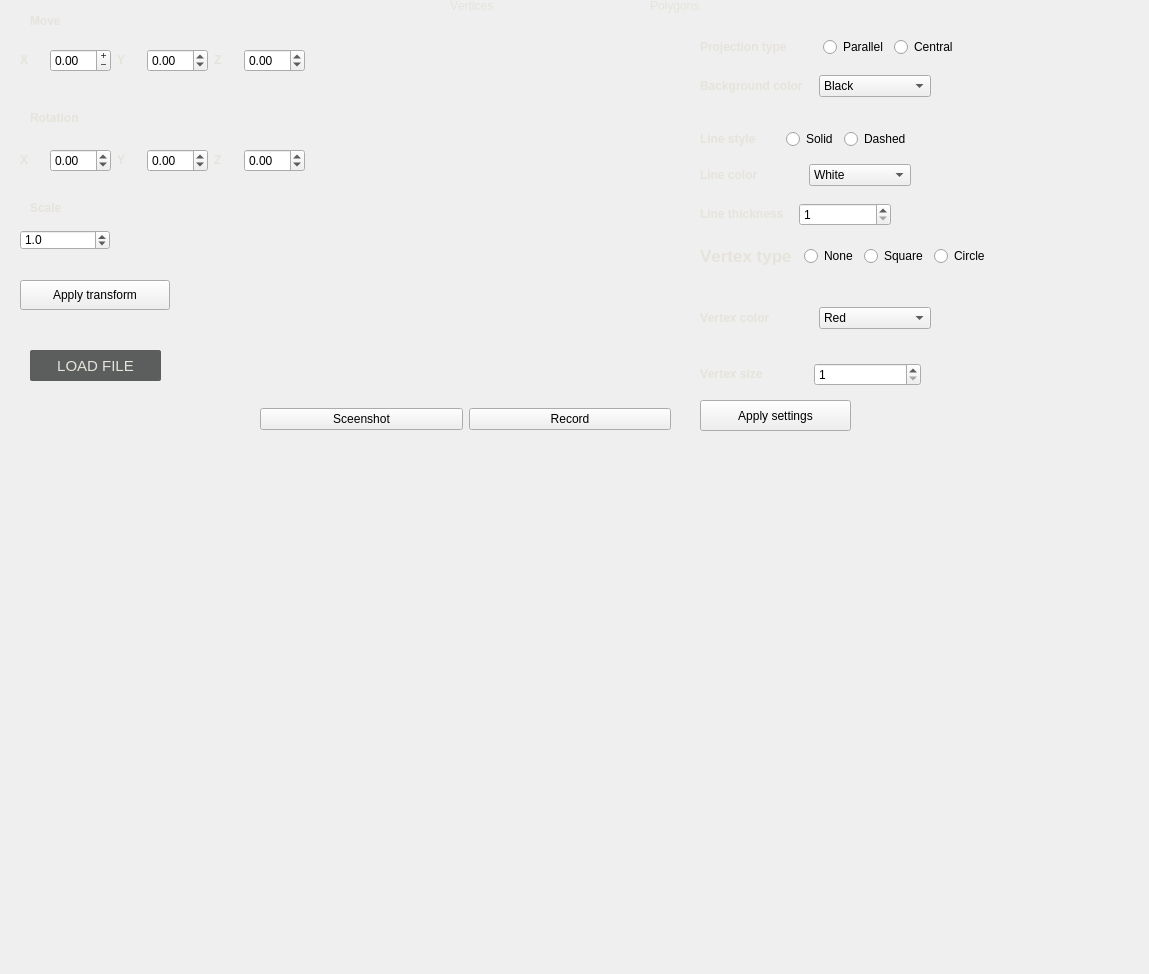
<?xml version="1.0" encoding="UTF-8"?>
<ui version="4.0">
 <class>MainWindow</class>
 <widget class="QMainWindow" name="MainWindow">
  <property name="enabled">
   <bool>true</bool>
  </property>
  <property name="geometry">
   <rect>
    <x>0</x>
    <y>0</y>
    <width>1149</width>
    <height>974</height>
   </rect>
  </property>
  <property name="font">
   <font>
    <kerning>false</kerning>
   </font>
  </property>
  <property name="windowTitle">
   <string>3DViewer</string>
  </property>
  <property name="styleSheet">
   <string notr="true"/>
  </property>
  <widget class="QWidget" name="centralwidget">
   <widget class="MyOpenGLWidget" name="widget" native="true">
    <property name="geometry">
     <rect>
      <x>310</x>
      <y>30</y>
      <width>371</width>
      <height>351</height>
     </rect>
    </property>
    <property name="cursor">
     <cursorShape>OpenHandCursor</cursorShape>
    </property>
    <property name="styleSheet">
     <string notr="true"/>
    </property>
   </widget>
   <widget class="QWidget" name="layoutWidget">
    <property name="geometry">
     <rect>
      <x>650</x>
      <y>-10</y>
      <width>171</width>
      <height>31</height>
     </rect>
    </property>
    <layout class="QVBoxLayout" name="verticalLayout">
     <property name="spacing">
      <number>-1</number>
     </property>
     <property name="sizeConstraint">
      <enum>QLayout::SetMinimumSize</enum>
     </property>
     <item>
      <layout class="QHBoxLayout" name="horizontalLayout_4">
       <item>
        <widget class="QLabel" name="label_6">
         <property name="styleSheet">
          <string notr="true">color: #E5E3DB;</string>
         </property>
         <property name="text">
          <string>Polygons</string>
         </property>
        </widget>
       </item>
       <item>
        <widget class="QLabel" name="polygons">
         <property name="styleSheet">
          <string notr="true">color: #E5E3DB;</string>
         </property>
         <property name="text">
          <string/>
         </property>
        </widget>
       </item>
      </layout>
     </item>
    </layout>
   </widget>
   <widget class="QPushButton" name="applySettings">
    <property name="geometry">
     <rect>
      <x>700</x>
      <y>400</y>
      <width>151</width>
      <height>31</height>
     </rect>
    </property>
    <property name="styleSheet">
     <string notr="true"/>
    </property>
    <property name="text">
     <string>Apply settings</string>
    </property>
   </widget>
   <widget class="QWidget" name="layoutWidget">
    <property name="geometry">
     <rect>
      <x>260</x>
      <y>400</y>
      <width>411</width>
      <height>38</height>
     </rect>
    </property>
    <layout class="QHBoxLayout" name="horizontalLayout_5">
     <item>
      <widget class="QPushButton" name="saveImage">
       <property name="styleSheet">
        <string notr="true"/>
       </property>
       <property name="text">
        <string>Sceenshot</string>
       </property>
      </widget>
     </item>
     <item>
      <widget class="QPushButton" name="recordScreencast">
       <property name="styleSheet">
        <string notr="true"/>
       </property>
       <property name="text">
        <string>Record</string>
       </property>
      </widget>
     </item>
    </layout>
   </widget>
   <widget class="QWidget" name="layoutWidget">
    <property name="geometry">
     <rect>
      <x>700</x>
      <y>280</y>
      <width>231</width>
      <height>76</height>
     </rect>
    </property>
    <layout class="QVBoxLayout" name="verticalLayout_4">
     <item>
      <layout class="QHBoxLayout" name="horizontalLayout_10">
       <item>
        <widget class="QLabel" name="label_12">
         <property name="styleSheet">
          <string notr="true">color: #E5E3DB;</string>
         </property>
         <property name="text">
          <string>&lt;html&gt;&lt;head/&gt;&lt;body&gt;&lt;p&gt;&lt;span style=&quot; font-weight:700;&quot;&gt;Vertex color&lt;/span&gt;&lt;/p&gt;&lt;/body&gt;&lt;/html&gt;</string>
         </property>
        </widget>
       </item>
       <item>
        <widget class="QComboBox" name="vertexColorBox">
         <property name="styleSheet">
          <string notr="true"/>
         </property>
         <item>
          <property name="text">
           <string>Red</string>
          </property>
         </item>
         <item>
          <property name="text">
           <string>Blue</string>
          </property>
         </item>
        </widget>
       </item>
      </layout>
     </item>
    </layout>
   </widget>
   <widget class="QWidget" name="layoutWidget">
    <property name="geometry">
     <rect>
      <x>700</x>
      <y>120</y>
      <width>211</width>
      <height>76</height>
     </rect>
    </property>
    <layout class="QVBoxLayout" name="verticalLayout_3">
     <item>
      <layout class="QHBoxLayout" name="horizontalLayout_13">
       <item>
        <widget class="QLabel" name="label_8">
         <property name="styleSheet">
          <string notr="true">color: #E5E3DB;</string>
         </property>
         <property name="text">
          <string>&lt;html&gt;&lt;head/&gt;&lt;body&gt;&lt;p&gt;&lt;span style=&quot; font-weight:700;&quot;&gt;Line style&lt;/span&gt;&lt;/p&gt;&lt;/body&gt;&lt;/html&gt;</string>
         </property>
        </widget>
       </item>
       <item>
        <layout class="QHBoxLayout" name="horizontalLayout_16">
         <item>
          <widget class="QRadioButton" name="radioButton_line_solid">
           <property name="text">
            <string>Solid</string>
           </property>
          </widget>
         </item>
         <item>
          <widget class="QRadioButton" name="radioButton_line_dashed">
           <property name="text">
            <string>Dashed</string>
           </property>
          </widget>
         </item>
        </layout>
       </item>
      </layout>
     </item>
     <item>
      <layout class="QHBoxLayout" name="horizontalLayout_7">
       <item>
        <widget class="QLabel" name="label_9">
         <property name="styleSheet">
          <string notr="true">color: #E5E3DB;</string>
         </property>
         <property name="text">
          <string>&lt;html&gt;&lt;head/&gt;&lt;body&gt;&lt;p&gt;&lt;span style=&quot; font-weight:700;&quot;&gt;Line color&lt;/span&gt;&lt;/p&gt;&lt;/body&gt;&lt;/html&gt;</string>
         </property>
        </widget>
       </item>
       <item>
        <widget class="QComboBox" name="lineColorBox">
         <property name="styleSheet">
          <string notr="true"/>
         </property>
         <item>
          <property name="text">
           <string>White</string>
          </property>
         </item>
         <item>
          <property name="text">
           <string>Black</string>
          </property>
         </item>
        </widget>
       </item>
      </layout>
     </item>
    </layout>
   </widget>
   <widget class="QPushButton" name="transformButton">
    <property name="geometry">
     <rect>
      <x>20</x>
      <y>280</y>
      <width>150</width>
      <height>30</height>
     </rect>
    </property>
    <property name="styleSheet">
     <string notr="true"/>
    </property>
    <property name="text">
     <string>Apply transform</string>
    </property>
   </widget>
   <widget class="QWidget" name="layoutWidget">
    <property name="geometry">
     <rect>
      <x>20</x>
      <y>40</y>
      <width>285</width>
      <height>41</height>
     </rect>
    </property>
    <layout class="QHBoxLayout" name="horizontalLayout_2">
     <item>
      <widget class="QLabel" name="label_15">
       <property name="styleSheet">
        <string notr="true">color: #E5E3DB;</string>
       </property>
       <property name="text">
        <string>&lt;html&gt;&lt;head/&gt;&lt;body&gt;&lt;p&gt;&lt;span style=&quot; font-weight:700;&quot;&gt;X&lt;/span&gt;&lt;/p&gt;&lt;/body&gt;&lt;/html&gt;</string>
       </property>
      </widget>
     </item>
     <item>
      <widget class="QDoubleSpinBox" name="doubleSpinBox">
       <property name="styleSheet">
        <string notr="true"/>
       </property>
       <property name="alignment">
        <set>Qt::AlignLeading|Qt::AlignLeft|Qt::AlignVCenter</set>
       </property>
       <property name="buttonSymbols">
        <enum>QAbstractSpinBox::PlusMinus</enum>
       </property>
       <property name="accelerated">
        <bool>false</bool>
       </property>
       <property name="showGroupSeparator" stdset="0">
        <bool>true</bool>
       </property>
       <property name="minimum">
        <double>-99.000000000000000</double>
       </property>
       <property name="singleStep">
        <double>0.100000000000000</double>
       </property>
      </widget>
     </item>
     <item>
      <widget class="QLabel" name="label_16">
       <property name="styleSheet">
        <string notr="true">color: #E5E3DB;</string>
       </property>
       <property name="text">
        <string>&lt;html&gt;&lt;head/&gt;&lt;body&gt;&lt;p&gt;&lt;span style=&quot; font-weight:700;&quot;&gt;Y&lt;/span&gt;&lt;/p&gt;&lt;/body&gt;&lt;/html&gt;</string>
       </property>
      </widget>
     </item>
     <item>
      <widget class="QDoubleSpinBox" name="doubleSpinBox_2">
       <property name="styleSheet">
        <string notr="true"/>
       </property>
       <property name="minimum">
        <double>-99.000000000000000</double>
       </property>
       <property name="singleStep">
        <double>0.100000000000000</double>
       </property>
      </widget>
     </item>
     <item>
      <widget class="QLabel" name="label_17">
       <property name="styleSheet">
        <string notr="true">color: #E5E3DB;</string>
       </property>
       <property name="text">
        <string>&lt;html&gt;&lt;head/&gt;&lt;body&gt;&lt;p&gt;&lt;span style=&quot; font-weight:700;&quot;&gt;Z&lt;/span&gt;&lt;/p&gt;&lt;/body&gt;&lt;/html&gt;</string>
       </property>
      </widget>
     </item>
     <item>
      <widget class="QDoubleSpinBox" name="doubleSpinBox_3">
       <property name="styleSheet">
        <string notr="true"/>
       </property>
       <property name="minimum">
        <double>-99.000000000000000</double>
       </property>
       <property name="singleStep">
        <double>0.100000000000000</double>
       </property>
      </widget>
     </item>
    </layout>
   </widget>
   <widget class="QWidget" name="layoutWidget">
    <property name="geometry">
     <rect>
      <x>20</x>
      <y>140</y>
      <width>285</width>
      <height>41</height>
     </rect>
    </property>
    <layout class="QHBoxLayout" name="horizontalLayout_14">
     <item>
      <widget class="QLabel" name="label_18">
       <property name="styleSheet">
        <string notr="true">color: #E5E3DB;</string>
       </property>
       <property name="text">
        <string>&lt;html&gt;&lt;head/&gt;&lt;body&gt;&lt;p&gt;&lt;span style=&quot; font-weight:700;&quot;&gt;X&lt;/span&gt;&lt;/p&gt;&lt;/body&gt;&lt;/html&gt;</string>
       </property>
      </widget>
     </item>
     <item>
      <widget class="QDoubleSpinBox" name="doubleSpinBox_4">
       <property name="styleSheet">
        <string notr="true"/>
       </property>
       <property name="minimum">
        <double>-99.000000000000000</double>
       </property>
       <property name="singleStep">
        <double>0.100000000000000</double>
       </property>
      </widget>
     </item>
     <item>
      <widget class="QLabel" name="label_21">
       <property name="styleSheet">
        <string notr="true">color: #E5E3DB;</string>
       </property>
       <property name="text">
        <string>&lt;html&gt;&lt;head/&gt;&lt;body&gt;&lt;p&gt;&lt;span style=&quot; font-weight:700;&quot;&gt;Y&lt;/span&gt;&lt;/p&gt;&lt;/body&gt;&lt;/html&gt;</string>
       </property>
      </widget>
     </item>
     <item>
      <widget class="QDoubleSpinBox" name="doubleSpinBox_5">
       <property name="styleSheet">
        <string notr="true"/>
       </property>
       <property name="minimum">
        <double>-99.000000000000000</double>
       </property>
       <property name="singleStep">
        <double>0.100000000000000</double>
       </property>
      </widget>
     </item>
     <item>
      <widget class="QLabel" name="label_22">
       <property name="styleSheet">
        <string notr="true">color: #E5E3DB;</string>
       </property>
       <property name="text">
        <string>&lt;html&gt;&lt;head/&gt;&lt;body&gt;&lt;p&gt;&lt;span style=&quot; font-weight:700;&quot;&gt;Z&lt;/span&gt;&lt;/p&gt;&lt;/body&gt;&lt;/html&gt;</string>
       </property>
      </widget>
     </item>
     <item>
      <widget class="QDoubleSpinBox" name="doubleSpinBox_6">
       <property name="styleSheet">
        <string notr="true"/>
       </property>
       <property name="minimum">
        <double>-99.000000000000000</double>
       </property>
       <property name="singleStep">
        <double>0.100000000000000</double>
       </property>
      </widget>
     </item>
    </layout>
   </widget>
   <widget class="QLabel" name="label_2">
    <property name="geometry">
     <rect>
      <x>30</x>
      <y>110</y>
      <width>61</width>
      <height>16</height>
     </rect>
    </property>
    <property name="font">
     <font>
      <bold>true</bold>
      <kerning>true</kerning>
     </font>
    </property>
    <property name="styleSheet">
     <string notr="true">color: #E5E3DB;</string>
    </property>
    <property name="text">
     <string>Rotation</string>
    </property>
   </widget>
   <widget class="QLabel" name="label">
    <property name="geometry">
     <rect>
      <x>30</x>
      <y>10</y>
      <width>81</width>
      <height>21</height>
     </rect>
    </property>
    <property name="minimumSize">
     <size>
      <width>0</width>
      <height>0</height>
     </size>
    </property>
    <property name="font">
     <font>
      <bold>true</bold>
      <kerning>true</kerning>
     </font>
    </property>
    <property name="styleSheet">
     <string notr="true">color: #E5E3DB;</string>
    </property>
    <property name="text">
     <string>Move</string>
    </property>
   </widget>
   <widget class="QLabel" name="label_3">
    <property name="geometry">
     <rect>
      <x>30</x>
      <y>200</y>
      <width>39</width>
      <height>16</height>
     </rect>
    </property>
    <property name="font">
     <font>
      <bold>true</bold>
      <kerning>true</kerning>
     </font>
    </property>
    <property name="styleSheet">
     <string notr="true">color: #E5E3DB;</string>
    </property>
    <property name="text">
     <string>Scale</string>
    </property>
   </widget>
   <widget class="QDoubleSpinBox" name="doubleSpinBox_7">
    <property name="geometry">
     <rect>
      <x>20</x>
      <y>230</y>
      <width>90</width>
      <height>20</height>
     </rect>
    </property>
    <property name="styleSheet">
     <string notr="true"/>
    </property>
    <property name="decimals">
     <number>1</number>
    </property>
    <property name="minimum">
     <double>0.000000000000000</double>
    </property>
    <property name="maximum">
     <double>20.000000000000000</double>
    </property>
    <property name="singleStep">
     <double>0.100000000000000</double>
    </property>
    <property name="value">
     <double>1.000000000000000</double>
    </property>
   </widget>
   <widget class="QWidget" name="layoutWidget">
    <property name="geometry">
     <rect>
      <x>700</x>
      <y>30</y>
      <width>258</width>
      <height>34</height>
     </rect>
    </property>
    <layout class="QHBoxLayout" name="horizontalLayout_15">
     <item>
      <layout class="QHBoxLayout" name="horizontalLayout_6">
       <item>
        <widget class="QLabel" name="label_7">
         <property name="styleSheet">
          <string notr="true">color: #E5E3DB;</string>
         </property>
         <property name="text">
          <string>&lt;html&gt;&lt;head/&gt;&lt;body&gt;&lt;p&gt;&lt;span style=&quot; font-weight:700;&quot;&gt;Projection type&lt;/span&gt;&lt;/p&gt;&lt;/body&gt;&lt;/html&gt;</string>
         </property>
        </widget>
       </item>
       <item>
        <layout class="QHBoxLayout" name="horizontalLayout">
         <item>
          <widget class="QRadioButton" name="radioButton_projection_parallel">
           <property name="text">
            <string>Parallel</string>
           </property>
          </widget>
         </item>
         <item>
          <widget class="QRadioButton" name="radioButton_projection_central">
           <property name="text">
            <string>Central</string>
           </property>
          </widget>
         </item>
        </layout>
       </item>
      </layout>
     </item>
    </layout>
   </widget>
   <widget class="QPushButton" name="SelectFileButton">
    <property name="geometry">
     <rect>
      <x>30</x>
      <y>350</y>
      <width>131</width>
      <height>31</height>
     </rect>
    </property>
    <property name="styleSheet">
     <string notr="true">QPushButton {
padding: 5px;
border: none;
border-radius: 2px;
background-color: #5B5E5D;
color:#E5E3DB;
font-size: 15px;
}

QPushButton:hover {
background:   #6E7170;;
}
QPushButton:pressed {
background: #3F4241;
}</string>
    </property>
    <property name="text">
     <string>LOAD FILE</string>
    </property>
   </widget>
   <widget class="QLabel" name="fileName">
    <property name="geometry">
     <rect>
      <x>240</x>
      <y>-10</y>
      <width>240</width>
      <height>30</height>
     </rect>
    </property>
    <property name="styleSheet">
     <string notr="true">color: #E5E3DB;</string>
    </property>
    <property name="text">
     <string/>
    </property>
   </widget>
   <widget class="QLabel" name="label_4">
    <property name="geometry">
     <rect>
      <x>270</x>
      <y>0</y>
      <width>169</width>
      <height>20</height>
     </rect>
    </property>
    <property name="font">
     <font>
      <pointsize>-1</pointsize>
      <bold>true</bold>
      <kerning>true</kerning>
     </font>
    </property>
    <property name="styleSheet">
     <string notr="true">color: #E5E3DB;
font-size: 15px;</string>
    </property>
    <property name="text">
     <string/>
    </property>
   </widget>
   <widget class="QWidget" name="layoutWidget">
    <property name="geometry">
     <rect>
      <x>450</x>
      <y>-10</y>
      <width>171</width>
      <height>31</height>
     </rect>
    </property>
    <layout class="QHBoxLayout" name="horizontalLayout_3">
     <item>
      <widget class="QLabel" name="label_5">
       <property name="styleSheet">
        <string notr="true">color: #E5E3DB;</string>
       </property>
       <property name="text">
        <string>Vertices</string>
       </property>
      </widget>
     </item>
     <item>
      <widget class="QLabel" name="vertices">
       <property name="styleSheet">
        <string notr="true">color: #E5E3DB;</string>
       </property>
       <property name="text">
        <string/>
       </property>
      </widget>
     </item>
    </layout>
   </widget>
   <widget class="QWidget" name="layoutWidget">
    <property name="geometry">
     <rect>
      <x>700</x>
      <y>70</y>
      <width>231</width>
      <height>32</height>
     </rect>
    </property>
    <layout class="QHBoxLayout" name="horizontalLayout_12">
     <item>
      <widget class="QLabel" name="label_14">
       <property name="styleSheet">
        <string notr="true">color: #E5E3DB;</string>
       </property>
       <property name="text">
        <string>&lt;html&gt;&lt;head/&gt;&lt;body&gt;&lt;p&gt;&lt;span style=&quot; font-weight:700;&quot;&gt;Background color&lt;/span&gt;&lt;/p&gt;&lt;/body&gt;&lt;/html&gt;</string>
       </property>
      </widget>
     </item>
     <item>
      <widget class="QComboBox" name="backgroundColorBox">
       <property name="styleSheet">
        <string notr="true"/>
       </property>
       <item>
        <property name="text">
         <string>Black</string>
        </property>
       </item>
       <item>
        <property name="text">
         <string>White</string>
        </property>
       </item>
      </widget>
     </item>
    </layout>
   </widget>
   <widget class="QWidget" name="layoutWidget">
    <property name="geometry">
     <rect>
      <x>700</x>
      <y>360</y>
      <width>221</width>
      <height>29</height>
     </rect>
    </property>
    <layout class="QHBoxLayout" name="horizontalLayout_11">
     <item>
      <widget class="QLabel" name="label_13">
       <property name="styleSheet">
        <string notr="true">color: #E5E3DB;</string>
       </property>
       <property name="text">
        <string>&lt;html&gt;&lt;head/&gt;&lt;body&gt;&lt;p&gt;&lt;span style=&quot; font-weight:700;&quot;&gt;Vertex size&lt;/span&gt;&lt;/p&gt;&lt;/body&gt;&lt;/html&gt;</string>
       </property>
      </widget>
     </item>
     <item>
      <widget class="QSpinBox" name="vertexSizeBox">
       <property name="styleSheet">
        <string notr="true"/>
       </property>
       <property name="minimum">
        <number>1</number>
       </property>
       <property name="maximum">
        <number>20</number>
       </property>
      </widget>
     </item>
    </layout>
   </widget>
   <widget class="QWidget" name="layoutWidget">
    <property name="geometry">
     <rect>
      <x>700</x>
      <y>200</y>
      <width>191</width>
      <height>29</height>
     </rect>
    </property>
    <layout class="QHBoxLayout" name="horizontalLayout_8">
     <item>
      <widget class="QLabel" name="label_10">
       <property name="styleSheet">
        <string notr="true">color: #E5E3DB;</string>
       </property>
       <property name="text">
        <string>&lt;html&gt;&lt;head/&gt;&lt;body&gt;&lt;p&gt;&lt;span style=&quot; font-weight:700;&quot;&gt;Line thickness&lt;/span&gt;&lt;/p&gt;&lt;/body&gt;&lt;/html&gt;</string>
       </property>
      </widget>
     </item>
     <item>
      <widget class="QSpinBox" name="lineWidthBox">
       <property name="styleSheet">
        <string notr="true"/>
       </property>
       <property name="minimum">
        <number>1</number>
       </property>
       <property name="maximum">
        <number>20</number>
       </property>
      </widget>
     </item>
    </layout>
   </widget>
   <widget class="QWidget" name="layoutWidget">
    <property name="geometry">
     <rect>
      <x>700</x>
      <y>240</y>
      <width>290</width>
      <height>32</height>
     </rect>
    </property>
    <layout class="QHBoxLayout" name="horizontalLayout_9">
     <item>
      <widget class="QLabel" name="label_11">
       <property name="styleSheet">
        <string notr="true">color: #E5E3DB;</string>
       </property>
       <property name="text">
        <string>&lt;!DOCTYPE HTML PUBLIC &quot;-//W3C//DTD HTML 4.0//EN&quot; &quot;http://www.w3.org/TR/REC-html40/strict.dtd&quot;&gt;
&lt;html&gt;&lt;head&gt;&lt;meta name=&quot;qrichtext&quot; content=&quot;1&quot; /&gt;&lt;meta charset=&quot;utf-8&quot; /&gt;&lt;style type=&quot;text/css&quot;&gt;
p, li { white-space: pre-wrap; }
hr { height: 1px; border-width: 0; }
li.unchecked::marker { content: &quot;\2610&quot;; }
li.checked::marker { content: &quot;\2612&quot;; }
&lt;/style&gt;&lt;/head&gt;&lt;body style=&quot; font-family:'.AppleSystemUIFont'; font-size:13pt; font-weight:400; font-style:normal;&quot;&gt;
&lt;p style=&quot; margin-top:12px; margin-bottom:12px; margin-left:0px; margin-right:0px; -qt-block-indent:0; text-indent:0px;&quot;&gt;&lt;span style=&quot; font-weight:700;&quot;&gt;Vertex type&lt;/span&gt;&lt;/p&gt;&lt;/body&gt;&lt;/html&gt;</string>
       </property>
      </widget>
     </item>
     <item>
      <layout class="QHBoxLayout" name="horizontalLayout_17">
       <item>
        <widget class="QRadioButton" name="radioButton_vertex_none">
         <property name="text">
          <string>None</string>
         </property>
        </widget>
       </item>
       <item>
        <widget class="QRadioButton" name="radioButton_vertex_square">
         <property name="text">
          <string>Square</string>
         </property>
        </widget>
       </item>
       <item>
        <widget class="QRadioButton" name="radioButton_vertex_circle">
         <property name="text">
          <string>Circle</string>
         </property>
        </widget>
       </item>
      </layout>
     </item>
    </layout>
   </widget>
  </widget>
  <widget class="QMenuBar" name="menubar">
   <property name="geometry">
    <rect>
     <x>0</x>
     <y>0</y>
     <width>1149</width>
     <height>22</height>
    </rect>
   </property>
  </widget>
 </widget>
 <customwidgets>
  <customwidget>
   <class>MyOpenGLWidget</class>
   <extends>QWidget</extends>
   <header location="global">myopenglwidget.h</header>
   <container>1</container>
   <slots>
    <slot>on_SelectFileButton_clicked()</slot>
    <slot>on_transformButton_clicked()</slot>
    <slot>on_checkAxes_clicked()</slot>
   </slots>
  </customwidget>
 </customwidgets>
 <resources/>
 <connections>
  <connection>
   <sender>transformButton</sender>
   <signal>clicked()</signal>
   <receiver>MainWindow</receiver>
   <slot>on_transformButton_clicked()</slot>
   <hints>
    <hint type="sourcelabel">
     <x>169</x>
     <y>331</y>
    </hint>
    <hint type="destinationlabel">
     <x>715</x>
     <y>476</y>
    </hint>
   </hints>
  </connection>
  <connection>
   <sender>SelectFileButton</sender>
   <signal>clicked()</signal>
   <receiver>widget</receiver>
   <slot>on_SelectFileButton_clicked()</slot>
   <hints>
    <hint type="sourcelabel">
     <x>550</x>
     <y>482</y>
    </hint>
    <hint type="destinationlabel">
     <x>480</x>
     <y>55</y>
    </hint>
   </hints>
  </connection>
 </connections>
 <slots>
  <slot>on_transformButton_clicked()</slot>
 </slots>
</ui>
